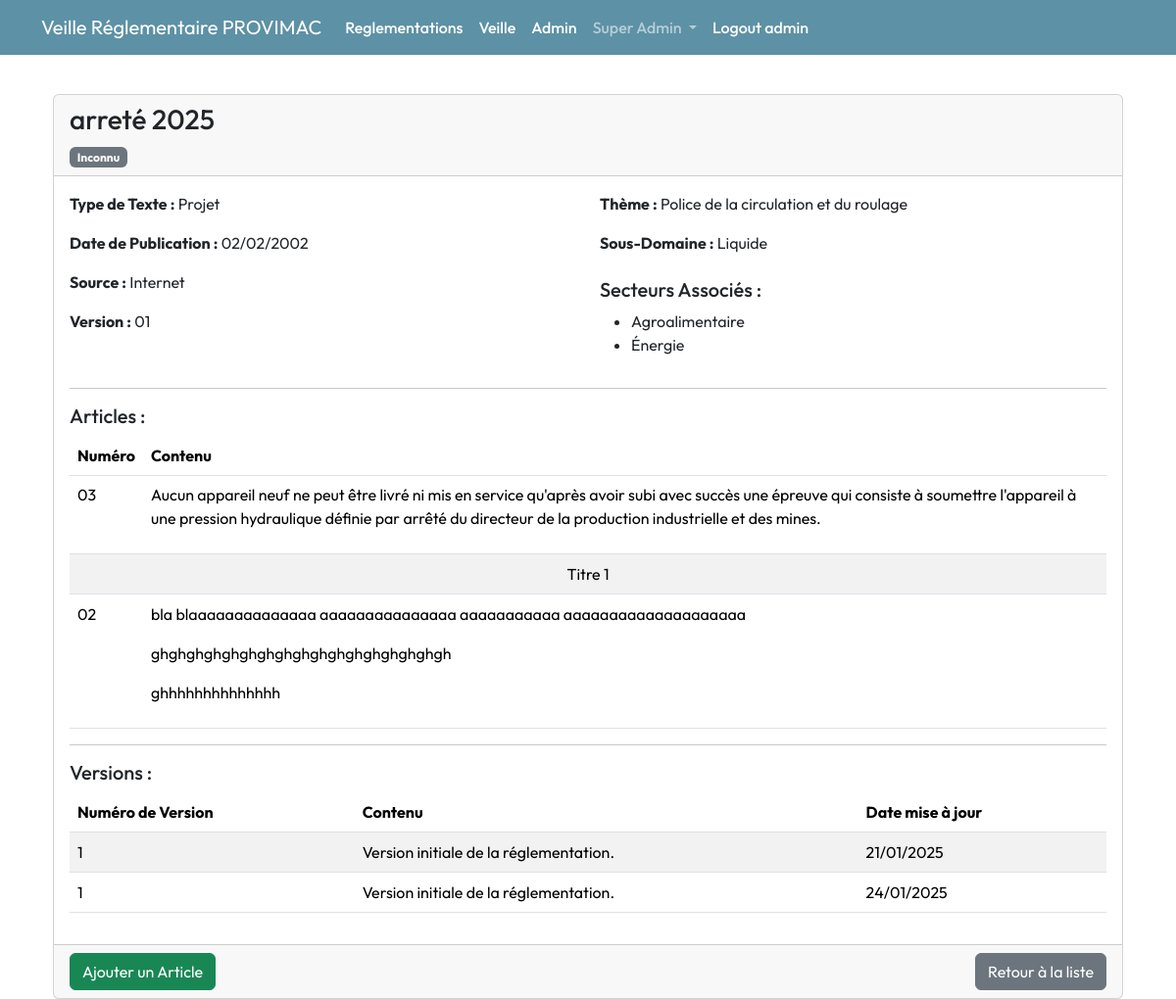
The app's page /reglementation/7 (signed in), older data.
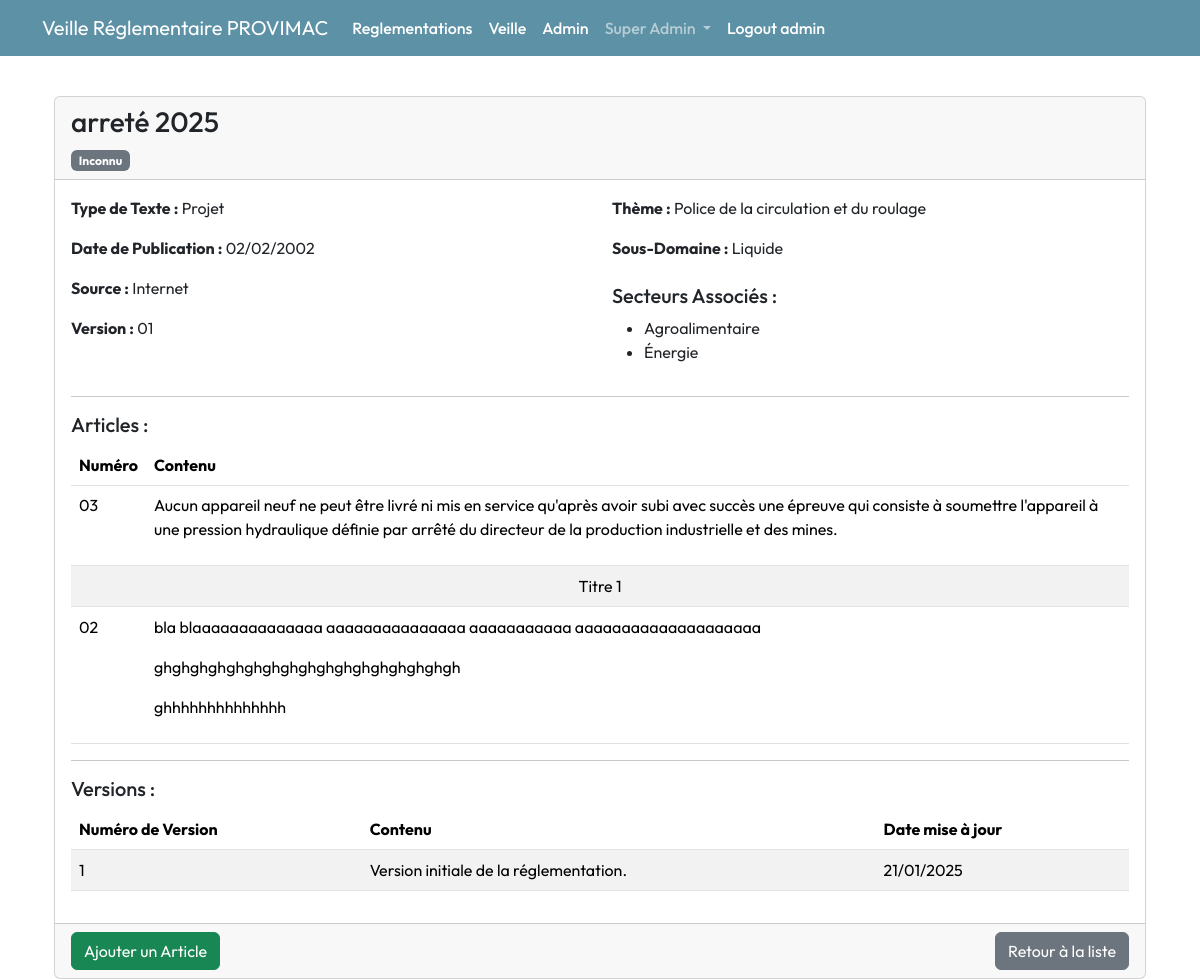
The same page, newer data.
### app/models.py (models this page shows)
class VersionReglementation(db.Model):
    __tablename__ = 'version_reglementation'
    id = db.Column(db.Integer, primary_key=True)
    reglementation_id = db.Column(db.Integer, db.ForeignKey('reglementation.id'), nullable=False)
    version_numero = db.Column(db.Integer, nullable=False)
    date_creation = db.Column(db.DateTime, default=datetime.utcnow, nullable=False)
    contenu = db.Column(db.Text, nullable=False)

class ReglementationSecteur(db.Model):
    __tablename__ = 'reglementation_secteur'
    id = db.Column(db.Integer, primary_key=True)
    reglementation_id = db.Column(db.Integer, db.ForeignKey('reglementation.id'), nullable=False)
    secteur_id = db.Column(db.Integer, db.ForeignKey('secteur.id'), nullable=False)
    secteur = db.relationship('Secteur', back_populates='reglementations')
    reglementation = db.relationship('Reglementation', back_populates='secteurs')

class Secteur(db.Model):
    __tablename__ = 'secteur'
    id = db.Column(db.Integer, primary_key=True)
    nom = db.Column(db.String(100), unique=True, nullable=False)
    description = db.Column(db.Text, nullable=True)
    entreprises = db.relationship('Entreprise', secondary='entreprise_secteur', back_populates='secteurs')
    reglementations = db.relationship('ReglementationSecteur', back_populates='secteur', lazy=True)

class Article(db.Model):
    __tablename__ = 'article'
    id = db.Column(db.Integer, primary_key=True)
    numero = db.Column(db.String(50), nullable=False)
    titre = db.Column(db.String(200), nullable=True)
    contenu = db.Column(db.Text, nullable=True)
    reglementation_id = db.Column(db.Integer, db.ForeignKey('reglementation.id'), nullable=False)
    evaluations = db.relationship('Evaluation', backref='article', lazy=True)

### app/routes/reglement.py (the view)
@bp.route('/reglementation/<int:id>', methods=['GET'])
def detail_reglementation(id):
    reglementation = Reglementation.query.get_or_404(id)
    suivi_map = {
        reg.reglementation_id: reg.suivi
        for reg in EntrepriseReglementation.query.filter_by(entreprise_id=current_user.entreprise_id).all()
    }
    theme = Theme.query.get(reglementation.theme_id)
    sous_domaine = SousDomaine.query.get(reglementation.sous_domaine_id)
    secteurs = [secteur for secteur in
                (ReglementationSecteur.query.filter_by(reglementation_id=id)
                .join(Secteur, Secteur.id == ReglementationSecteur.secteur_id)
                .all())]
    return render_template('reglementations/detail_reglementation.html',
            reglementation=reglementation,
            theme=theme,
            sous_domaine=sous_domaine,
            secteurs=secteurs,
            suivi_map=suivi_map)

### app/templates/reglementations/detail_reglementation.html (shortened to what the changed rows need)
{% extends "layout.html" %}
{% block content %}
<div class="container mt-4">
    <div class="card mt-3">
        <div class="card-body">
            <div class="row">
                <div class="col-md-6">
                    <p><strong>Type de Texte :</strong> {{
                        reglementation.type_texte }}</p>
                    <p><strong>Date de Publication :</strong> {{
                        reglementation.date_publication.strftime('%d/%m/%Y')
                        }}</p>
                    <p><strong>Source :</strong> {{ reglementation.source }}</p>
                    {% if reglementation.versions %}
                    <p><strong>Version :</strong> {{
                        "{:02}".format(reglementation.versions[-1].version_numero)
                        }}</p>
                    {% else %}
                    <p><strong>Version :</strong> Aucune version disponible</p>
                    {% endif %}
                </div>
                <div class="col-md-6">
                    <ul>
                        {% for secteur in secteurs %}
                        <li>{{ secteur.secteur.nom }}</li>
                        {% else %}
                        <li>Aucun secteur associé.</li>
                        {% endfor %}
                    </ul>
                </div>
            </div>
            {% if reglementation.articles %}
            <table class="table table-striped">
                <thead>
                    <tr>
                        <th>Numéro</th>
                        <th>Contenu</th>
                    </tr>
                </thead>
                <tbody>
                    {% for article in reglementation.articles %}
                    <tr>
                        {% if article.titre %}
                        <td colspan="2" class="font-weight-bold text-center">{{ article.titre }}</td>
                        {% endif %}
                    </tr>
                    <tr>
                        <td>{{ article.numero }}</td>
                        <td>
                            {% for ligne in article.contenu.split('\n') %}
                            <p>{{ ligne }}</p>
                            {% endfor %}
                        </td>
                    </tr>
                    {% endfor %}
                </tbody>
            </table>
            {% else %}
            <p>Aucun article associé.</p>
            {% endif %}
            {% if reglementation.versions %}
            <table class="table table-striped">
                <thead>
                    <tr>
                        <th>Numéro de Version</th>
                        <th>Contenu</th>
                        <th>Date mise à jour</th>
                    </tr>
                </thead>
                <tbody>
                    {% for version in reglementation.versions %}
                    <tr>
                        <td>{{ version.version_numero }}</td>
                        <td>{{ version.contenu }}</td>
                        <td>{{ version.date_creation.strftime('%d/%m/%Y')
                            }}</td>
                    </tr>
                    {% endfor %}
                </tbody>
            </table>
            {% else %}
            <p>Aucune version associée.</p>
            {% endif %}
        </div>
    </div>
</div>
{% endblock %}

Row changes from the older to the newer data that the page shows:
no longer on this page (row edited): VersionReglementation: version_numero "01", version_numero "1", contenu "Version initiale de la réglementation.", date_creation "24/01/2025"
